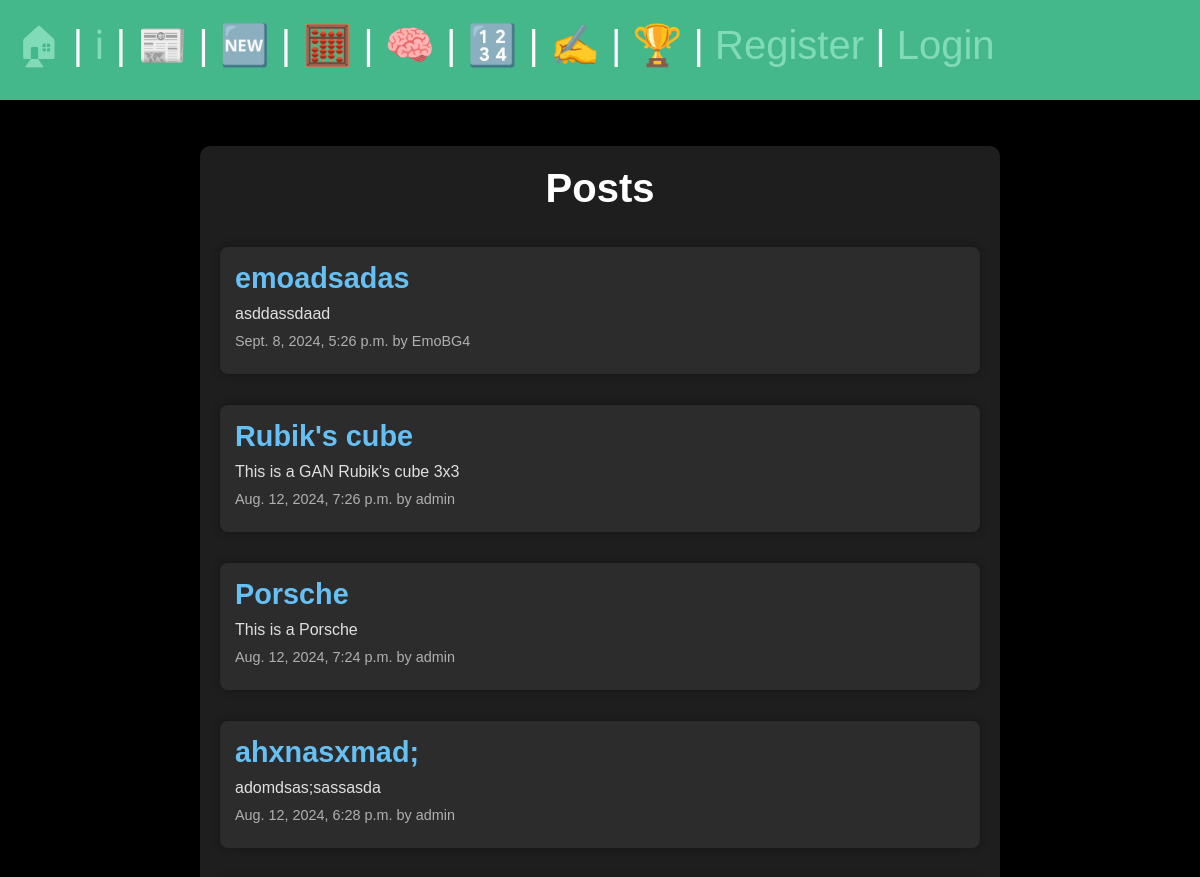
The page /posts/ (upper part) on the database as committed earlier.
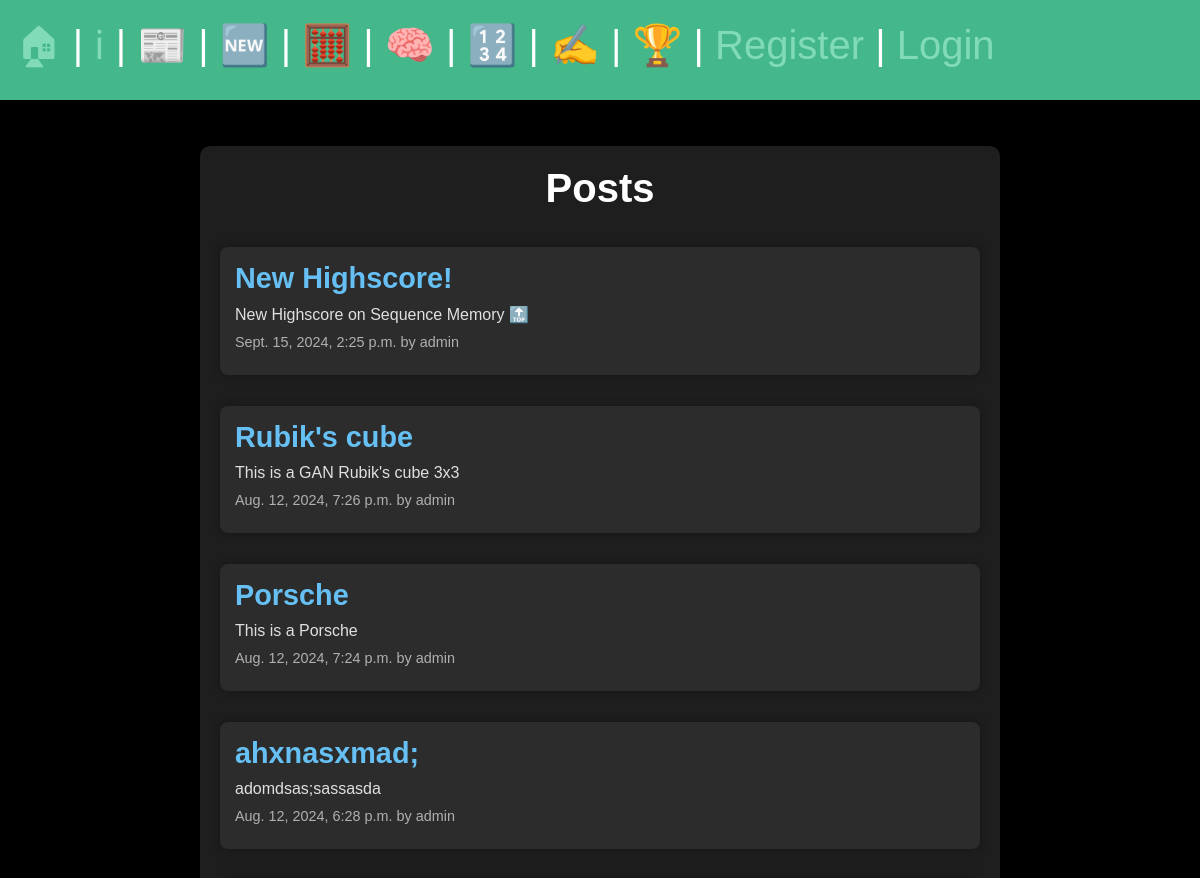
The same page on the database as committed later.
### posts/models.py (models this page shows, shortened)
class Post(models.Model):
    title = models.CharField(max_length=75)
    body = models.TextField()
    slug = models.SlugField(unique=True, blank=True)
    date = models.DateTimeField(auto_now_add=True)
    image = models.ImageField(default="fallback.png", blank=True)
    author = models.ForeignKey(User, on_delete=models.CASCADE, default=None)

### posts/views.py (the view)
# urls.py: path("", views.posts_list, name="list"),
def posts_list(request):
    posts = Post.objects.all().order_by("-date")
    return render(request, "posts/posts_list.html", {"posts": posts})

### posts/templates/posts/posts_list.html (shortened to what this page needs)
{%extends "base.html"%}
{% load static %}
{% block extra_css%}
    <link rel="stylesheet" href="{% static 'css/posts_list.css' %}">
{% endblock %}
{% block content %}
<div class="posts-container">
    <section>
        <h1>Posts</h1>
        {% for post in posts %}
        <article class="post">
            <h2>
                <a href="{% url 'posts:page' slug=post.slug %}">{{ post.title }}</a>
            </h2>
            <p>{{ post.body }}</p>
            <p>{{ post.date }} by {{ post.author }}</p>
        </article>
        {% endfor %}
    </section>
</div>
{% endblock %}

Rows that differ between the two databases and show on the page:
removed Post: title "emoadsadas", body "asddassdaad", date "Sept. 8, 2024, 5:26 p.m.", author "EmoBG4"
added Post: title "New Highscore!", body "New Highscore on Sequence Memory 🔝", date "Sept. 15, 2024, 2:25 p.m.", author "admin"
